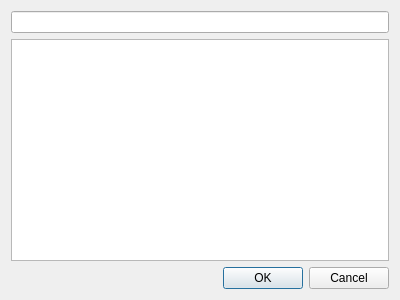
<?xml version="1.0" encoding="UTF-8"?>
<ui version="4.0">
 <class>SnpEffDatabaseDialog</class>
 <widget class="QDialog" name="SnpEffDatabaseDialog">
  <property name="geometry">
   <rect>
    <x>0</x>
    <y>0</y>
    <width>400</width>
    <height>300</height>
   </rect>
  </property>
  <property name="windowTitle">
   <string>SnpEff Database</string>
  </property>
  <property name="modal">
   <bool>true</bool>
  </property>
  <layout class="QVBoxLayout" name="verticalLayout_2">
   <item>
    <widget class="QLineEdit" name="lineEdit"/>
   </item>
   <item>
    <widget class="QTableView" name="tableView">
     <attribute name="horizontalHeaderStretchLastSection">
      <bool>false</bool>
     </attribute>
    </widget>
   </item>
   <item>
    <widget class="QDialogButtonBox" name="buttonBox">
     <property name="orientation">
      <enum>Qt::Horizontal</enum>
     </property>
     <property name="standardButtons">
      <set>QDialogButtonBox::Cancel|QDialogButtonBox::Ok</set>
     </property>
    </widget>
   </item>
  </layout>
 </widget>
 <resources/>
 <connections>
  <connection>
   <sender>buttonBox</sender>
   <signal>accepted()</signal>
   <receiver>SnpEffDatabaseDialog</receiver>
   <slot>accept()</slot>
   <hints>
    <hint type="sourcelabel">
     <x>248</x>
     <y>254</y>
    </hint>
    <hint type="destinationlabel">
     <x>157</x>
     <y>274</y>
    </hint>
   </hints>
  </connection>
  <connection>
   <sender>buttonBox</sender>
   <signal>rejected()</signal>
   <receiver>SnpEffDatabaseDialog</receiver>
   <slot>reject()</slot>
   <hints>
    <hint type="sourcelabel">
     <x>316</x>
     <y>260</y>
    </hint>
    <hint type="destinationlabel">
     <x>286</x>
     <y>274</y>
    </hint>
   </hints>
  </connection>
 </connections>
</ui>
